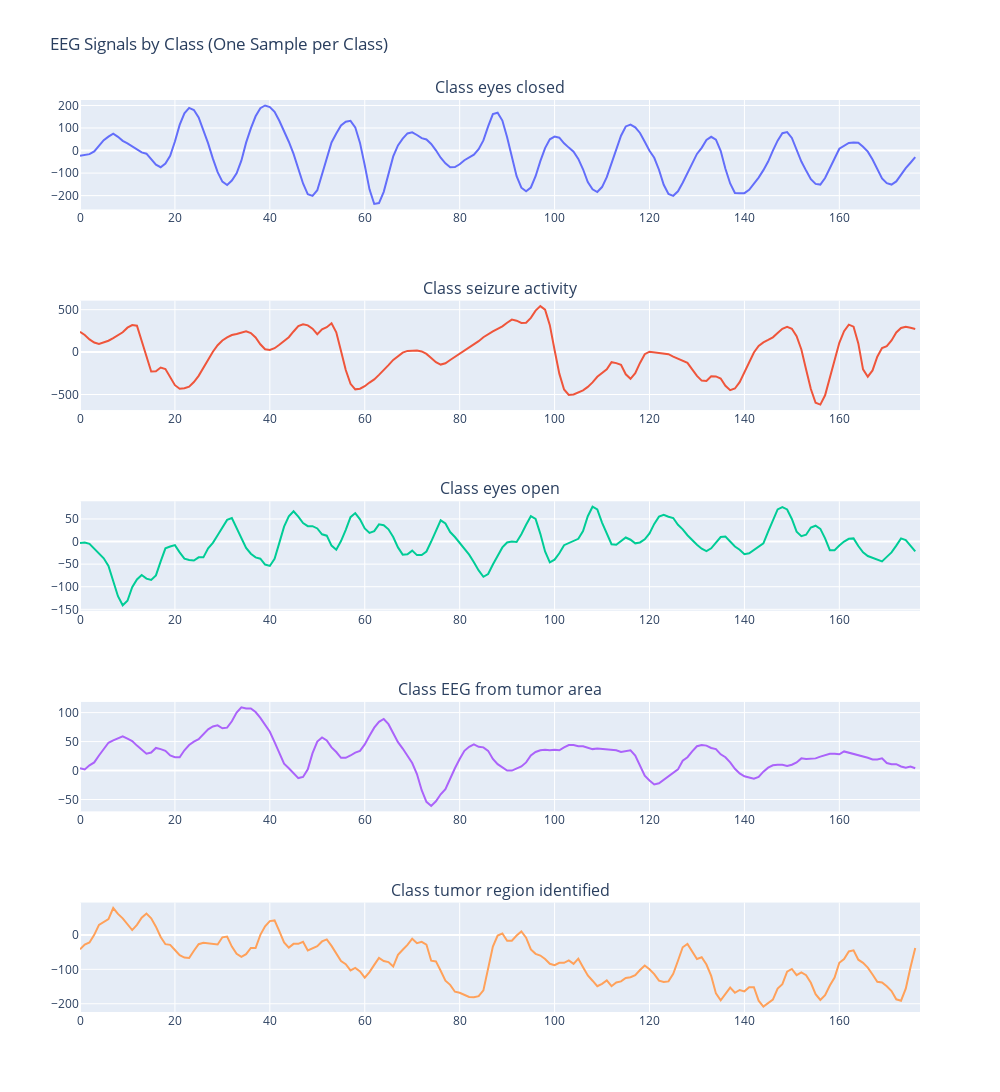

Notebook source saved alongside this figure:
### Code cell
# Get unique classes
unique_classes = df['y'].unique()

# Create subplots for each class with 1 column (for 1 sample per class)
fig = make_subplots(rows=len(unique_classes), cols=1, subplot_titles=[f'Class {class_label}' for class_label in unique_classes])

# Iterate over each class
for i, class_label in enumerate(unique_classes):
    class_data = df[df['y'] == class_label]

    # Select 1 random sample from the class
    random_sample = class_data.sample(n=1)

    # Plot the sample
    fig.add_trace(
        go.Scatter(
            y=random_sample.iloc[0, 1:],  # Exclude the label column
            mode='lines',
            name=f'Class {class_label}'
        ),
        row=i+1, col=1
    )

# Update layout for a clean look
fig.update_layout(
    height=300 * len(unique_classes),  # Adjust height for the number of rows
    width=1000,  # Adjust width
    title_text='EEG Signals by Class (One Sample per Class)',
    showlegend=False,
)

# Show the plot
fig.show()

### Figure 1 — Plotly figure (JSON) as saved in the notebook; plotly's stock layout.template omitted (floating-point values rounded to 4 significant figures; data arrays with more than 128 entries replaced by an {"elided": "..."} marker saying what was removed)
{"data": [{"mode": "lines", "name": "Class eyes closed", "type": "scatter", "xaxis": "x", "y": {"elided": "178 mixed values"}, "yaxis": "y"}, {"mode": "lines", "name": "Class seizure activity", "type": "scatter", "xaxis": "x2", "y": {"elided": "178 mixed values"}, "yaxis": "y2"}, {"mode": "lines", "name": "Class eyes open", "type": "scatter", "xaxis": "x3", "y": {"elided": "178 mixed values"}, "yaxis": "y3"}, {"mode": "lines", "name": "Class EEG from tumor area", "type": "scatter", "xaxis": "x4", "y": {"elided": "178 mixed values"}, "yaxis": "y4"}, {"mode": "lines", "name": "Class tumor region identified", "type": "scatter", "xaxis": "x5", "y": {"elided": "178 mixed values"}, "yaxis": "y5"}], "layout": {"annotations": [{"font": {"size": 16}, "showarrow": false, "text": "Class eyes closed", "x": 0.5, "xanchor": "center", "xref": "paper", "y": 1, "yanchor": "bottom", "yref": "paper"}, {"font": {"size": 16}, "showarrow": false, "text": "Class seizure activity", "x": 0.5, "xanchor": "center", "xref": "paper", "y": 0.78, "yanchor": "bottom", "yref": "paper"}, {"font": {"size": 16}, "showarrow": false, "text": "Class eyes open", "x": 0.5, "xanchor": "center", "xref": "paper", "y": 0.56, "yanchor": "bottom", "yref": "paper"}, {"font": {"size": 16}, "showarrow": false, "text": "Class EEG from tumor area", "x": 0.5, "xanchor": "center", "xref": "paper", "y": 0.34, "yanchor": "bottom", "yref": "paper"}, {"font": {"size": 16}, "showarrow": false, "text": "Class tumor region identified", "x": 0.5, "xanchor": "center", "xref": "paper", "y": 0.12, "yanchor": "bottom", "yref": "paper"}], "height": 1500, "showlegend": false, "title": {"text": "EEG Signals by Class (One Sample per Class)"}, "width": 1000, "xaxis": {"anchor": "y", "domain": [0, 1]}, "xaxis2": {"anchor": "y2", "domain": [0, 1]}, "xaxis3": {"anchor": "y3", "domain": [0, 1]}, "xaxis4": {"anchor": "y4", "domain": [0, 1]}, "xaxis5": {"anchor": "y5", "domain": [0, 1]}, "yaxis": {"anchor": "x", "domain": [0.88, 1]}, "yaxis2": {"anchor": "x2", "domain": [0.66, 0.78]}, "yaxis3": {"anchor": "x3", "domain": [0.44, 0.56]}, "yaxis4": {"anchor": "x4", "domain": [0.22, 0.34]}, "yaxis5": {"anchor": "x5", "domain": [0, 0.12]}}}
